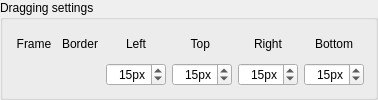
        <widget class="QGroupBox" name="groupBox_34">
         <property name="title">
          <string>Dragging settings</string>
         </property>
         <layout class="QGridLayout" name="gridLayout_35">
          <item row="0" column="2">
           <widget class="QLabel" name="label_6">
            <property name="text">
             <string>Border</string>
            </property>
            <property name="alignment">
             <set>Qt::AlignmentFlag::AlignCenter</set>
            </property>
           </widget>
          </item>
          <item row="0" column="3">
           <widget class="QLabel" name="label_2">
            <property name="text">
             <string>Left</string>
            </property>
            <property name="alignment">
             <set>Qt::AlignmentFlag::AlignCenter</set>
            </property>
           </widget>
          </item>
          <item row="1" column="1">
           <widget class="KColorButton" name="kcfg_dockFrameColor">
            <property name="sizePolicy">
             <sizepolicy hsizetype="Minimum" vsizetype="Preferred">
              <horstretch>0</horstretch>
              <verstretch>0</verstretch>
             </sizepolicy>
            </property>
            <property name="minimumSize">
             <size>
              <width>0</width>
              <height>0</height>
             </size>
            </property>
            <property name="toolTip">
             <string>&lt;html&gt;&lt;head/&gt;&lt;body&gt;&lt;p&gt;Fill color of the rectangle shown while dragging a window over a dock slot. &lt;span style=&quot; font-weight:700; text-decoration: underline;&quot;&gt;Default value&lt;/span&gt;: Red:&lt;span style=&quot; font-weight:700;&quot;&gt;61&lt;/span&gt;, Green:&lt;span style=&quot; font-weight:700;&quot;&gt;135&lt;/span&gt;, Blue:&lt;span style=&quot; font-weight:700;&quot;&gt;240&lt;/span&gt;, Alpha:&lt;span style=&quot; font-weight:700;&quot;&gt;77&lt;/span&gt;&lt;/p&gt;&lt;/body&gt;&lt;/html&gt;</string>
            </property>
            <property name="default">
             <bool>true</bool>
            </property>
            <property name="flat">
             <bool>true</bool>
            </property>
            <property name="color">
             <color alpha="77">
              <red>61</red>
              <green>135</green>
              <blue>240</blue>
             </color>
            </property>
            <property name="defaultColor">
             <color alpha="77">
              <red>61</red>
              <green>135</green>
              <blue>240</blue>
             </color>
            </property>
            <property name="alphaChannelEnabled">
             <bool>true</bool>
            </property>
           </widget>
          </item>
          <item row="0" column="7">
           <widget class="QLabel" name="label_5">
            <property name="text">
             <string>Bottom</string>
            </property>
            <property name="alignment">
             <set>Qt::AlignmentFlag::AlignCenter</set>
            </property>
           </widget>
          </item>
          <item row="1" column="7">
           <widget class="mySpinBox" name="kcfg_dockBottomDragZone">
            <property name="toolTip">
             <string>&lt;html&gt;&lt;head/&gt;&lt;body&gt;&lt;p&gt;Thickness in pixels of the bottom screen edge that docks a dragged window. Set to 0 to disable docking to the bottom edge.&lt;/p&gt;&lt;/body&gt;&lt;/html&gt;</string>
            </property>
            <property name="alignment">
             <set>Qt::AlignmentFlag::AlignRight|Qt::AlignmentFlag::AlignTrailing|Qt::AlignmentFlag::AlignVCenter</set>
            </property>
            <property name="suffix">
             <string>px</string>
            </property>
            <property name="minimum">
             <number>0</number>
            </property>
            <property name="maximum">
             <number>999</number>
            </property>
            <property name="value">
             <number>15</number>
            </property>
           </widget>
          </item>
          <item row="0" column="6">
           <widget class="QLabel" name="label_4">
            <property name="text">
             <string>Right</string>
            </property>
            <property name="alignment">
             <set>Qt::AlignmentFlag::AlignCenter</set>
            </property>
           </widget>
          </item>
          <item row="0" column="5">
           <widget class="QLabel" name="label_3">
            <property name="text">
             <string>Top </string>
            </property>
            <property name="alignment">
             <set>Qt::AlignmentFlag::AlignCenter</set>
            </property>
           </widget>
          </item>
          <item row="1" column="6">
           <widget class="mySpinBox" name="kcfg_dockRightDragZone">
            <property name="toolTip">
             <string>&lt;html&gt;&lt;head/&gt;&lt;body&gt;&lt;p&gt;Thickness in pixels of the right screen edge that docks a dragged window. Set to 0 to disable docking to the right edge.&lt;/p&gt;&lt;/body&gt;&lt;/html&gt;</string>
            </property>
            <property name="alignment">
             <set>Qt::AlignmentFlag::AlignRight|Qt::AlignmentFlag::AlignTrailing|Qt::AlignmentFlag::AlignVCenter</set>
            </property>
            <property name="suffix">
             <string>px</string>
            </property>
            <property name="minimum">
             <number>0</number>
            </property>
            <property name="maximum">
             <number>999</number>
            </property>
            <property name="value">
             <number>15</number>
            </property>
           </widget>
          </item>
          <item row="1" column="5">
           <widget class="mySpinBox" name="kcfg_dockTopDragZone">
            <property name="toolTip">
             <string>&lt;html&gt;&lt;head/&gt;&lt;body&gt;&lt;p&gt;Thickness in pixels of the top screen edge that docks a dragged window. Set to 0 to disable docking to the top edge.&lt;/p&gt;&lt;/body&gt;&lt;/html&gt;</string>
            </property>
            <property name="alignment">
             <set>Qt::AlignmentFlag::AlignRight|Qt::AlignmentFlag::AlignTrailing|Qt::AlignmentFlag::AlignVCenter</set>
            </property>
            <property name="suffix">
             <string>px</string>
            </property>
            <property name="minimum">
             <number>0</number>
            </property>
            <property name="maximum">
             <number>999</number>
            </property>
            <property name="value">
             <number>15</number>
            </property>
           </widget>
          </item>
          <item row="1" column="3">
           <widget class="mySpinBox" name="kcfg_dockLeftDragZone">
            <property name="toolTip">
             <string>&lt;html&gt;&lt;head/&gt;&lt;body&gt;&lt;p&gt;Thickness in pixels of the left screen edge that docks a dragged window. Set to 0 to disable docking to the left edge.&lt;/p&gt;&lt;/body&gt;&lt;/html&gt;</string>
            </property>
            <property name="alignment">
             <set>Qt::AlignmentFlag::AlignRight|Qt::AlignmentFlag::AlignTrailing|Qt::AlignmentFlag::AlignVCenter</set>
            </property>
            <property name="suffix">
             <string>px</string>
            </property>
            <property name="minimum">
             <number>0</number>
            </property>
            <property name="maximum">
             <number>999</number>
            </property>
            <property name="value">
             <number>15</number>
            </property>
           </widget>
          </item>
          <item row="0" column="1">
           <widget class="QLabel" name="label">
            <property name="text">
             <string>Frame</string>
            </property>
            <property name="alignment">
             <set>Qt::AlignmentFlag::AlignCenter</set>
            </property>
           </widget>
          </item>
          <item row="1" column="2">
           <widget class="KColorButton" name="kcfg_dockBorderColor">
            <property name="sizePolicy">
             <sizepolicy hsizetype="Minimum" vsizetype="Minimum">
              <horstretch>0</horstretch>
              <verstretch>0</verstretch>
             </sizepolicy>
            </property>
            <property name="minimumSize">
             <size>
              <width>0</width>
              <height>0</height>
             </size>
            </property>
            <property name="toolTip">
             <string>&lt;html&gt;&lt;head/&gt;&lt;body&gt;&lt;p&gt;Border color of the rectangle shown while dragging a window over a dock slot. &lt;span style=&quot; font-weight:700; text-decoration: underline;&quot;&gt;Default value&lt;/span&gt;: Red:&lt;span style=&quot; font-weight:700;&quot;&gt;61&lt;/span&gt;, Green:&lt;span style=&quot; font-weight:700;&quot;&gt;135&lt;/span&gt;, Blue:&lt;span style=&quot; font-weight:700;&quot;&gt;240&lt;/span&gt;, Alpha:&lt;span style=&quot; font-weight:700;&quot;&gt;230&lt;/span&gt;&lt;/p&gt;&lt;/body&gt;&lt;/html&gt;</string>
            </property>
            <property name="autoDefault">
             <bool>true</bool>
            </property>
            <property name="default">
             <bool>true</bool>
            </property>
            <property name="flat">
             <bool>true</bool>
            </property>
            <property name="color">
             <color alpha="230">
              <red>61</red>
              <green>135</green>
              <blue>240</blue>
             </color>
            </property>
            <property name="defaultColor">
             <color alpha="230">
              <red>61</red>
              <green>135</green>
              <blue>240</blue>
             </color>
            </property>
            <property name="alphaChannelEnabled">
             <bool>true</bool>
            </property>
           </widget>
          </item>
         </layout>
        </widget>
